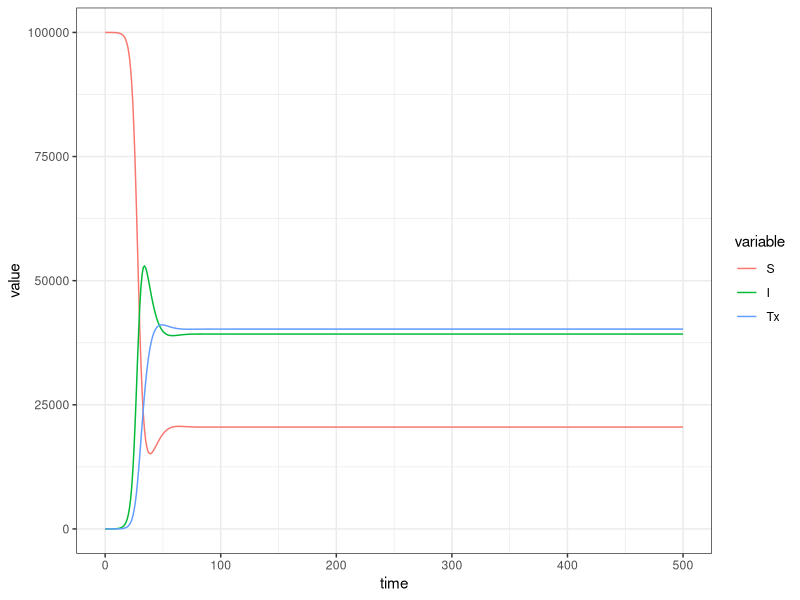
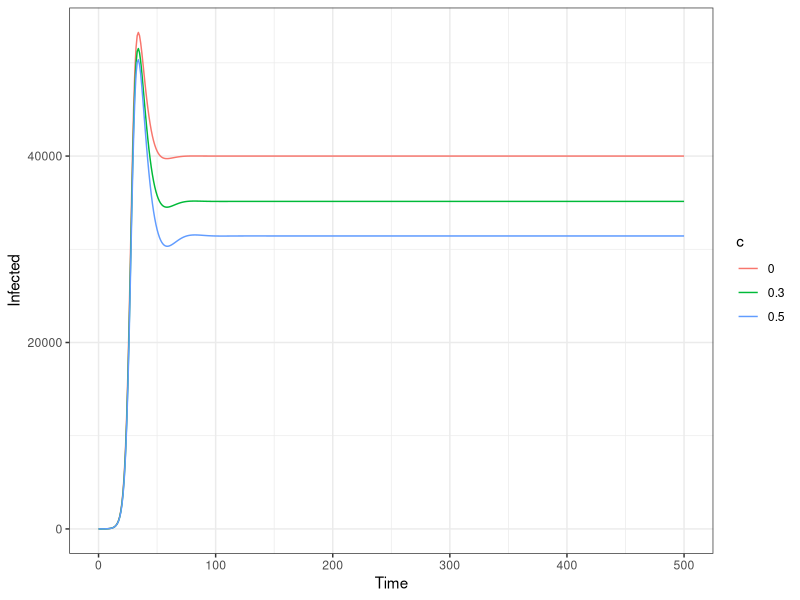

Write R code to recreate these figures, in order.
###############################################################################################

#SI model with contact tracing (adds treatment + contact tracing to the basic SI model)

###############################################################################################
library(deSolve)
library(ggplot2)
library(reshape2)
library(dplyr)

## SI model with contact tracing ##
# Tx compartment indicates infected individuals who are under treatment and contact tracing.

#1. Define model function
SI_CC<-function(t, state, params) {
  with(as.list(c(state, params)),{
    N = S + I + Tx

    #SI w/o demography equations from lecture
    dS <- -beta*S*I/N + rt*Tx
    dI <- beta*S*I/N - si*I - c*b*Tx
    dTx <- si*I + c*b*Tx - rt*Tx
    # Cumulative incidence
    dC <- beta*S*I/N
    # return the rates of change as a list
    list(c(dS, dI, dTx, dC))
  })
}

#2. Define parameters and starting compartment sizes
params <- c(beta = 0.5, #effective contact rate (aka transmission rate)
                rt = 0.1, # 1/duration of treatment and tracing
                si = 0.1, # rate of seeking treatment
                c = 0.05, # rate of contact tracing
                b = 0.05# probability that a traced individual is infected
)
# Initial state
state <- c(S = 99999, #population of 100,000, 1 person starts of infected
             I = 1,
             Tx = 0,
             C = 0)

#3. Run the SI model
T_end <- 500 #run model for 500 time steps (e.g. months)
times <- seq(0, T_end, by = 1) #runs the model for 500 time steps (e.g. months), and computes output at each time step

#Run the base-case
output.ct <- as.data.frame(ode(y = state, times = times, func = SI_CC, parms = params))

# Plot S, I, Tx compartments over time
output.ct.t <- melt(output.ct %>% select(-C), id.vars="time")
ggplot(output.ct.t) +
  geom_line(aes(time,value,color=variable))+
  theme_bw()

#4. Sensitivity analysis on contact tracing rate - how does it affect the dynamics?
c_list <- c(0,0.3,0.5) # a vector of contact tracing rate
output_dt <- data.frame() # empty data to save outcomes

for (this_c in c_list){
  temp <- params
  # Replace contact tracing rate with the next value
  temp['c'] <- this_c
  # Run ode solver
  this_output <- data.frame(ode(y = state, times = times, func = SI_CC, parms = temp))
  # Record current value of c
  this_output$c = as.character(this_c)
  # Stack the result
  output_dt <- rbind(output_dt, this_output)

}

# Plot the results with varying contact tracing rate
ggplot(output_dt)+
  geom_line(aes(x=time, y=I, color=c, group=c))+
  ylab("Infected")+
  xlab("Time")+
  theme_bw()
